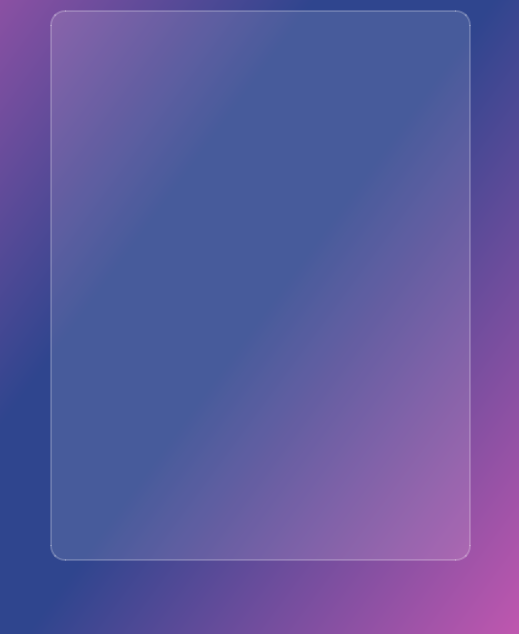
<?xml version="1.0" encoding="UTF-8"?>
<ui version="4.0">
 <class>MainWindow</class>
 <widget class="QMainWindow" name="MainWindow">
  <property name="geometry">
   <rect>
    <x>0</x>
    <y>0</y>
    <width>519</width>
    <height>634</height>
   </rect>
  </property>
  <property name="minimumSize">
   <size>
    <width>418</width>
    <height>582</height>
   </size>
  </property>
  <property name="maximumSize">
   <size>
    <width>1000</width>
    <height>1000</height>
   </size>
  </property>
  <property name="font">
   <font>
    <family>REM</family>
    <pointsize>10</pointsize>
    <italic>true</italic>
    <bold>false</bold>
    <underline>false</underline>
    <stylestrategy>PreferAntialias</stylestrategy>
   </font>
  </property>
  <property name="windowTitle">
   <string> Мира v0.4</string>
  </property>
  <property name="windowIcon">
   <iconset resource="../res_qrc/res_rc.qrc">
    <normaloff>:/icon/icons/radio_button_checked_FILL0_wght400_GRAD0_opsz48.png</normaloff>:/icon/icons/radio_button_checked_FILL0_wght400_GRAD0_opsz48.png</iconset>
  </property>
  <property name="styleSheet">
   <string notr="true">background: qlineargradient(spread:reflect, x1:0.380682, y1:0.443, x2:1, y2:1, stop:0.153409 rgba(47, 69, 142, 255), stop:1 rgba(191, 87, 175, 255));
font-family: REM;</string>
  </property>
  <widget class="QWidget" name="main_widget">
   <property name="styleSheet">
    <string notr="true"/>
   </property>
   <widget class="QPushButton" name="mic_on">
    <property name="geometry">
     <rect>
      <x>110</x>
      <y>570</y>
      <width>41</width>
      <height>41</height>
     </rect>
    </property>
    <property name="cursor">
     <cursorShape>PointingHandCursor</cursorShape>
    </property>
    <property name="mouseTracking">
     <bool>true</bool>
    </property>
    <property name="toolTip">
     <string>старт</string>
    </property>
    <property name="toolTipDuration">
     <number>-1</number>
    </property>
    <property name="styleSheet">
     <string notr="true">QPushButton{
	background-color: none;
	border: none;

}

QPushButton:hover{
	background-color: rgba(255,255,255,30);
	border:1px solid rgba(255,255,255,40);
	border-radius:20px;
}

QPushButton:pressed{
	background-color: rgba(255,255,255,85);
	opacity:0.2;
}</string>
    </property>
    <property name="text">
     <string/>
    </property>
    <property name="icon">
     <iconset resource="../res_qrc/res_rc.qrc">
      <normaloff>:/icon/icons/mic_FILL0_wght100_GRAD-25_opsz48.png</normaloff>:/icon/icons/mic_FILL0_wght100_GRAD-25_opsz48.png</iconset>
    </property>
    <property name="iconSize">
     <size>
      <width>45</width>
      <height>45</height>
     </size>
    </property>
    <property name="autoDefault">
     <bool>false</bool>
    </property>
   </widget>
   <widget class="QPushButton" name="info">
    <property name="geometry">
     <rect>
      <x>10</x>
      <y>20</y>
      <width>31</width>
      <height>31</height>
     </rect>
    </property>
    <property name="cursor">
     <cursorShape>PointingHandCursor</cursorShape>
    </property>
    <property name="toolTip">
     <string>&lt;html&gt;&lt;head/&gt;&lt;body&gt;&lt;p&gt;инстркукция к боту&lt;/p&gt;&lt;/body&gt;&lt;/html&gt;</string>
    </property>
    <property name="styleSheet">
     <string notr="true">QPushButton{
	background-color: none;
	border: none;

}

QPushButton:hover{
	background-color: rgba(255,255,255,30);
	border:1px solid rgba(255,255,255,40);
	border-radius:14px;
}

QPushButton:pressed{
	background-color: rgba(255,255,255,85);
	opacity:0.2;
}</string>
    </property>
    <property name="text">
     <string/>
    </property>
    <property name="icon">
     <iconset resource="../res_qrc/res_rc.qrc">
      <normaloff>:/icon/icons/help_FILL0_wght100_GRAD-25_opsz48.png</normaloff>:/icon/icons/help_FILL0_wght100_GRAD-25_opsz48.png</iconset>
    </property>
    <property name="iconSize">
     <size>
      <width>30</width>
      <height>30</height>
     </size>
    </property>
   </widget>
   <widget class="QPushButton" name="mic_off">
    <property name="geometry">
     <rect>
      <x>370</x>
      <y>570</y>
      <width>41</width>
      <height>41</height>
     </rect>
    </property>
    <property name="cursor">
     <cursorShape>PointingHandCursor</cursorShape>
    </property>
    <property name="mouseTracking">
     <bool>true</bool>
    </property>
    <property name="toolTip">
     <string>стоп</string>
    </property>
    <property name="toolTipDuration">
     <number>-1</number>
    </property>
    <property name="styleSheet">
     <string notr="true">QPushButton{
	background-color: none;
	border: none;

}

QPushButton:hover{
	background-color: rgba(255,255,255,30);
	border:1px solid rgba(255,255,255,40);
	border-radius:20px;
}

QPushButton:pressed{
	background-color: rgba(255,255,255,85);
	opacity:0.2;
}</string>
    </property>
    <property name="text">
     <string/>
    </property>
    <property name="icon">
     <iconset resource="../res_qrc/res_rc.qrc">
      <normaloff>:/icon/icons/mic_off_FILL0_wght100_GRAD-25_opsz48.png</normaloff>:/icon/icons/mic_off_FILL0_wght100_GRAD-25_opsz48.png</iconset>
    </property>
    <property name="iconSize">
     <size>
      <width>45</width>
      <height>45</height>
     </size>
    </property>
    <property name="autoDefault">
     <bool>false</bool>
    </property>
   </widget>
   <widget class="QListWidget" name="listWidget">
    <property name="geometry">
     <rect>
      <x>50</x>
      <y>10</y>
      <width>421</width>
      <height>551</height>
     </rect>
    </property>
    <property name="font">
     <font>
      <family>REM</family>
      <pointsize>11</pointsize>
      <italic>false</italic>
      <bold>false</bold>
      <stylestrategy>PreferAntialias</stylestrategy>
     </font>
    </property>
    <property name="cursor" stdset="0">
     <cursorShape>ArrowCursor</cursorShape>
    </property>
    <property name="styleSheet">
     <string notr="true">QListWidget{
	background-color: rgba(255,255,255,30);
	border:2px solid rgba(255,255,255,50);
	border-radius: 15px;
}</string>
    </property>
   </widget>
   <widget class="QPushButton" name="clear_poleList">
    <property name="geometry">
     <rect>
      <x>10</x>
      <y>50</y>
      <width>31</width>
      <height>31</height>
     </rect>
    </property>
    <property name="cursor">
     <cursorShape>PointingHandCursor</cursorShape>
    </property>
    <property name="toolTip">
     <string>&lt;html&gt;&lt;head/&gt;&lt;body&gt;&lt;p&gt;очистить поле вывода&lt;/p&gt;&lt;/body&gt;&lt;/html&gt;</string>
    </property>
    <property name="styleSheet">
     <string notr="true">QPushButton{
	background-color: none;
	border: none;

}

QPushButton:hover{
	background-color: rgba(255,255,255,30);
	border:1px solid rgba(255,255,255,40);
	border-radius:14px;
}

QPushButton:pressed{
	background-color: rgba(255,255,255,85);
	opacity:0.2;
}</string>
    </property>
    <property name="text">
     <string/>
    </property>
    <property name="icon">
     <iconset resource="../res_qrc/res_rc.qrc">
      <normaloff>:/icon/icons/delete_FILL0_wght100_GRAD-25_opsz48.png</normaloff>:/icon/icons/delete_FILL0_wght100_GRAD-25_opsz48.png</iconset>
    </property>
    <property name="iconSize">
     <size>
      <width>33</width>
      <height>30</height>
     </size>
    </property>
   </widget>
  </widget>
 </widget>
 <resources>
  <include location="../res_qrc/res_rc.qrc"/>
 </resources>
 <connections/>
</ui>
